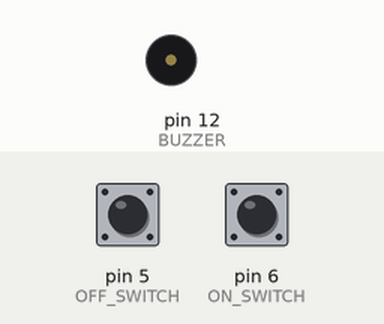
Bench run of a program on a simulated Arduino Uno, built with avr-gcc and run on an emulated ATmega328P. On the bench: buzzer (waves = sounding). Inputs (shaded band) come from the test bench; at power-on: pin 6 (ON_SWITCH) HIGH, pin 5 (OFF_SWITCH) HIGH.

Above: at 1.2 s.
1.3 s: pin 6 (ON_SWITCH) pulled LOW for 0.15 s
At 2.5 s:
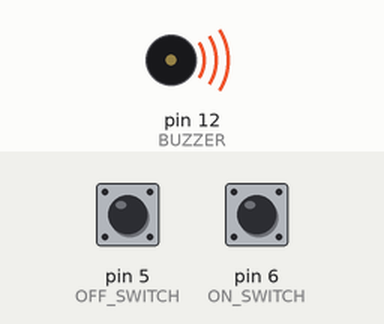
2.9 s: pin 5 (OFF_SWITCH) pulled LOW for 0.15 s
4.5 s: pin 6 (ON_SWITCH) pulled LOW for 1 s
At 6.0 s:
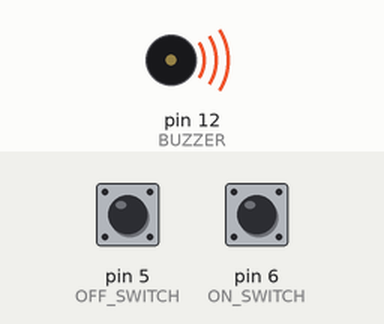
7.0 s: pin 5 (OFF_SWITCH) pulled LOW for 1 s
9.5 s: pin 6 (ON_SWITCH) pulled LOW for 3.2 s
At 10.3 s:
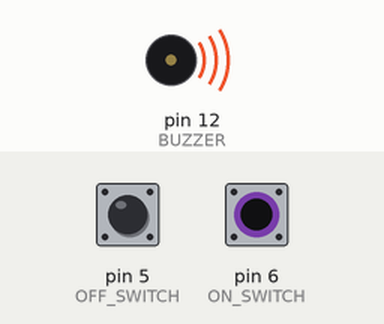
Timing chart, 0 to 15.2 s (numbered marks = the images above; inputs shaded):
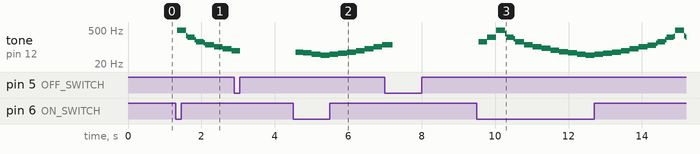

Measured:
- after the input at 1.3 s, tone on pin 12 (BUZZER): plays 496 Hz for 0.24 s, 295 Hz for 0.04 s, 249 Hz for 0.20 s, 202 Hz for 0.04 s, 166 Hz for 0.20 s, 148 Hz for 0.04 s … (10 notes in this stretch), starting at once
- after the input at 4.5 s, tone on pin 12 (BUZZER): plays 62 Hz for 0.20 s, 57 Hz for 0.24 s, 50 Hz for 0.24 s, 45 Hz for 0.24 s, 50 Hz for 0.24 s, 56 Hz for 0.24 s … (11 notes in this stretch), starting after 0.07 s
- after the input at 9.5 s, tone on pin 12 (BUZZER): plays 166 Hz for 0.24 s, 249 Hz for 0.24 s, 482 Hz for 0.24 s, 344 Hz for 0.04 s, 249 Hz for 0.20 s, 217 Hz for 0.04 s … (30 notes in this stretch), starting after 0.05 s

The program:

main.cpp
```cpp
#include <Arduino.h>
#include "Buzzer.h"

constexpr uint8_t BUZZER = 12;
constexpr uint8_t ON_SWITCH = 6;
constexpr uint8_t OFF_SWITCH = 5;
constexpr uint32_t MAX_FREQUENCY = 10;
constexpr uint32_t LENGTH = 250;

uint32_t frequency = 0;
int8_t direction = 1;
bool shouldPlay = false;

void setup() {
    pinMode(BUZZER, OUTPUT);
    pinMode(ON_SWITCH, INPUT_PULLUP);
    pinMode(OFF_SWITCH, INPUT_PULLUP);
}

void loop() {
    if (digitalRead(ON_SWITCH) == LOW)
    {
        shouldPlay = true;
    }
    if (digitalRead(OFF_SWITCH) == LOW)
    {
        shouldPlay = false;
    }
    if (shouldPlay)
    {
        playTone(BUZZER, frequency, LENGTH);
        frequency += direction;

        if (frequency >= MAX_FREQUENCY || frequency <= 0)
        {
            direction *= -1;
        }
    }
    else
    {
        digitalWrite(BUZZER, LOW);
    }

}
```

Buzzer.h
```cpp
#include <Arduino.h>

void playTone(uint8_t pin, uint8_t frequency, uint32_t time);
```

Buzzer.cpp
```cpp
#include "Buzzer.h"

void playTone(uint8_t pin, uint8_t frequency, uint32_t time)
{
    frequency += 1;
    uint32_t iterCount = time / (frequency * 2);
    for (uint32_t i = 0; i < iterCount; i++)
    {
        digitalWrite(pin, HIGH);
        delay(frequency);
        digitalWrite(pin, LOW);
        delay(frequency);
    }
}
```
